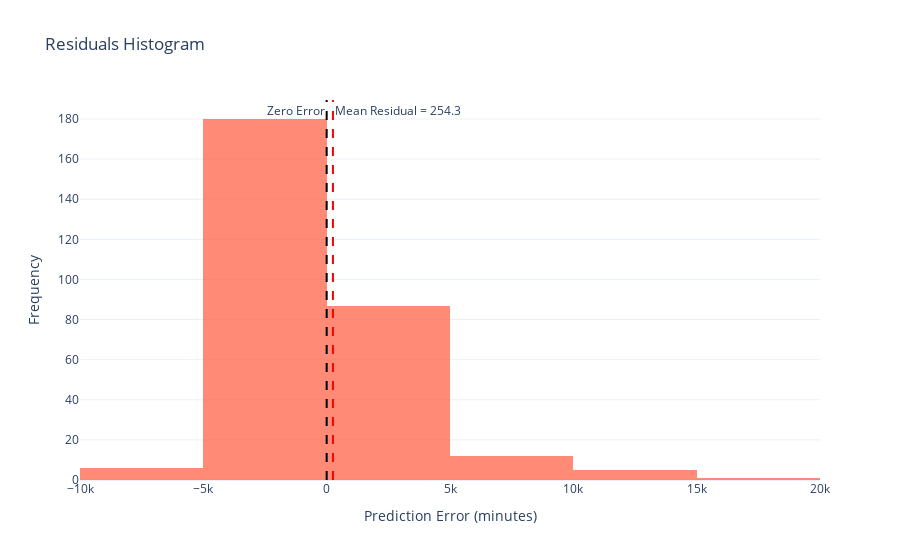

Notebook cell for this chart:
### Code cell
residuals = y_test - y_pred
mean_resid = residuals.mean()

resid_df = pd.DataFrame({'Residuals': residuals})

fig = px.histogram(
    resid_df,
    x='Residuals',
    nbins=40,
    marginal=None,  # no rug or boxplot
    opacity=0.75,
    color_discrete_sequence=['tomato'],
    title='Residuals Histogram',
    labels={'Residuals': 'Prediction Error (minutes)'}
)

fig.add_vline(x=0, line_width=2, line_dash='dash', line_color='black', annotation_text='Zero Error', annotation_position='top left')
fig.add_vline(x=mean_resid, line_width=2, line_dash='dash', line_color='red', 
              annotation_text=f'Mean Residual = {mean_resid:.1f}', annotation_position='top right')

fig.update_layout(
    xaxis=dict(range=[-10000, 20000]),
    yaxis_title='Frequency',
    xaxis_title='Prediction Error (minutes)',
    legend=dict(title=None),
    font=dict(size=12),
    template='plotly_white'
)

fig.show()

### Figure 1 — Plotly figure (JSON) as saved in the notebook; plotly's stock layout.template omitted (floating-point values rounded to 4 significant figures; data arrays with more than 128 entries replaced by an {"elided": "..."} marker saying what was removed)
{"data": [{"alignmentgroup": "True", "bingroup": "x", "hovertemplate": "Prediction Error (minutes)=%{x}<br>count=%{y}<extra></extra>", "legendgroup": "", "marker": {"color": "tomato", "opacity": 0.75, "pattern": {"shape": ""}}, "name": "", "nbinsx": 40, "offsetgroup": "", "orientation": "v", "showlegend": false, "type": "histogram", "x": {"elided": "296 float values"}, "xaxis": "x", "yaxis": "y"}], "layout": {"annotations": [{"showarrow": false, "text": "Zero Error", "x": 0, "xanchor": "right", "xref": "x", "y": 1, "yanchor": "top", "yref": "y domain"}, {"showarrow": false, "text": "Mean Residual = 254.3", "x": 254.3, "xanchor": "left", "xref": "x", "y": 1, "yanchor": "top", "yref": "y domain"}], "barmode": "relative", "font": {"size": 12}, "legend": {"title": {}, "tracegroupgap": 0}, "shapes": [{"line": {"color": "black", "dash": "dash", "width": 2}, "type": "line", "x0": 0, "x1": 0, "xref": "x", "y0": 0, "y1": 1, "yref": "y domain"}, {"line": {"color": "red", "dash": "dash", "width": 2}, "type": "line", "x0": 254.3, "x1": 254.3, "xref": "x", "y0": 0, "y1": 1, "yref": "y domain"}], "title": {"text": "Residuals Histogram"}, "xaxis": {"anchor": "y", "domain": [0, 1], "range": [-10000, 20000], "title": {"text": "Prediction Error (minutes)"}}, "yaxis": {"anchor": "x", "domain": [0, 1], "title": {"text": "Frequency"}}}}
